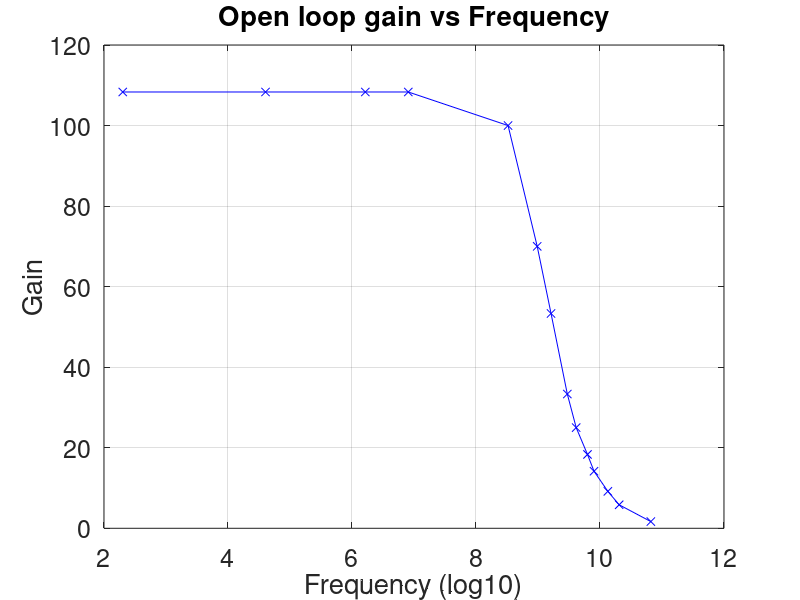
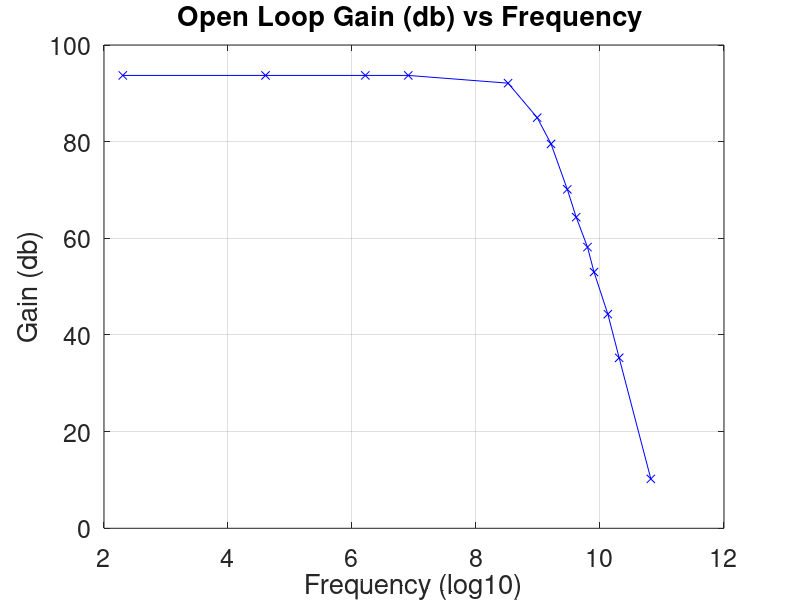
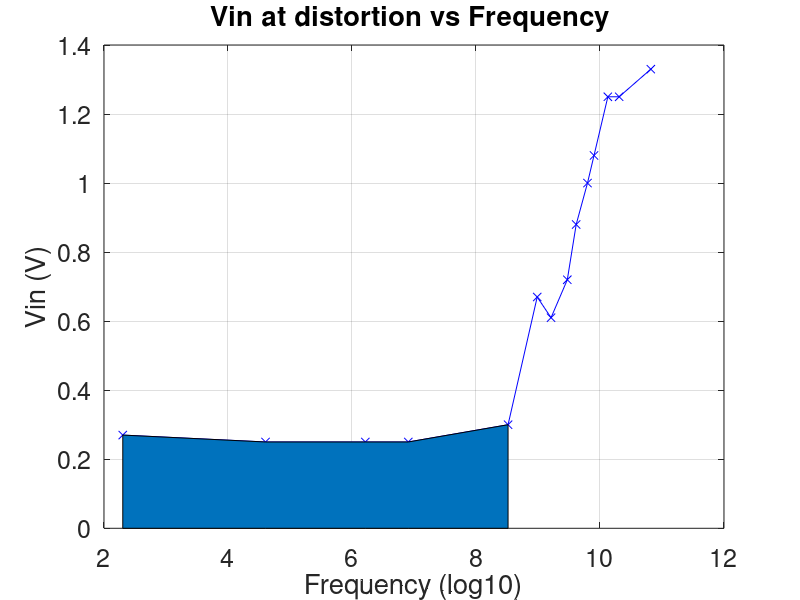

MATLAB code for these plots, in order:
%%% TEMPLATE MATLAB CODE FOR PLOTTING GRAPHS %%%%%

clc;
close all;
clear all;

freq = [0.01	0.1	0.5	1	5	8	10	13	15	18	20	25	30	50] * 1e3
v_in = [120 120 120 120 120 120 120 120 120 120 120 120 120 120] * 1e-3
v_in_distortion = [270	250	250	250	300	670	610	720	880	1000 1080 1250 1250 1330] * 1e-3
v_out = [13.0 13.0 13.0 13.0 12.0 8.4	6.4	4.0	3.0	2.2	1.7	1.1	0.7	0.2]
phase = [180.0 180.0 175.0 167.0 115.0 74.5 56.5 38.0 28.5 18.1 11.0 0.0 -1.8 -33.8]
gain = v_out./v_in
gain_db = 20*log(gain)
log_freq = log(freq)

%gain vs freq (log scale)
figure(1);
plot(log_freq,gain,'-xb'); % DATA POINTS (CROSSES) PLUS CONNECTING LINE
xlabel('Frequency (log10)','Fontsize',24);
ylabel('Gain','Fontsize',24);
title('Open loop gain vs Frequency','Fontsize',24);
set(gca,'Fontsize',18);
grid on;

% gain (db) vs freq
figure(2);
plot(log_freq, gain_db,'-xb'); 
xlabel('Frequency (log10)','Fontsize',24);
ylabel('Gain (db)','Fontsize',24);
title('Open Loop Gain (db) vs Frequency ','Fontsize',24);
set(gca,'Fontsize',18);
grid on;

% open loop phase vs freq
figure(3);
plot(log_freq, phase,'-xb'); 
xlabel('Frequency (log10)','Fontsize',24);
ylabel('Phase','Fontsize',24);
title('Open Loop Phase vs Frequency ','Fontsize',24);
set(gca,'Fontsize',18);
grid on;

% Vi at onset of distortion vs freq
figure(3);
plot(log_freq, v_in_distortion,'-xb');
hold on;
h1 = area(log_freq(1,1:5), v_in_distortion(1,1:5));
xlabel('Frequency (log10)','Fontsize',24);
ylabel('Vin (V)','Fontsize',24);
title('Vin at distortion vs Frequency ','Fontsize',24);
set(gca,'Fontsize',18);
grid on;